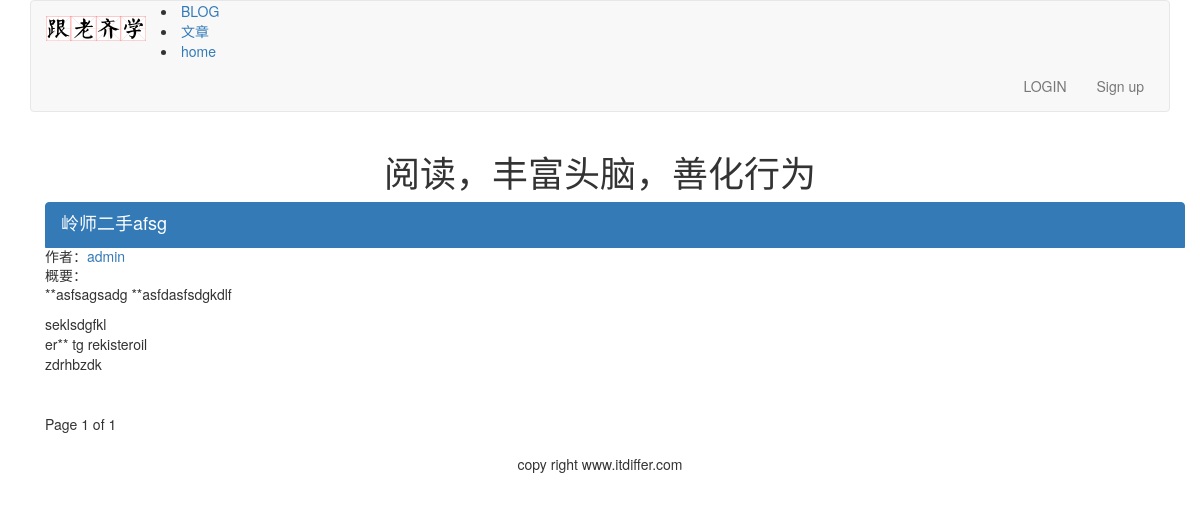
Page /article/list-article-titles/ on the earlier database version.
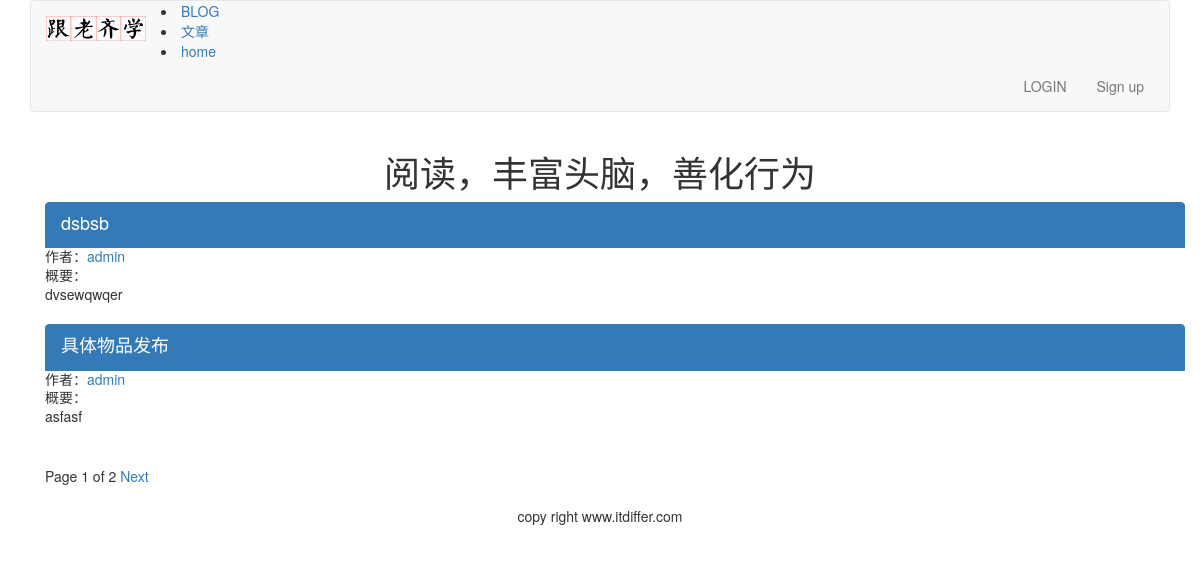
Same page on the later database version.
### article/models.py (models this page shows, shortened)
class ArticlePost(models.Model):
    author = models.ForeignKey(User,on_delete=models.CASCADE, related_name="article")
    title = models.CharField(max_length=200)
    slug = models.SlugField(max_length=500)
    column = models.ForeignKey(ArticleColumn, on_delete=models.CASCADE,related_name="article_column")
    body = models.TextField()
    created = models.DateTimeField(default=timezone.now())
    updated = models.DateTimeField(auto_now=True)
    users_like = models.ManyToManyField(User, related_name="articles_like", blank=True)
    class Meta:
        ordering = ("-updated",)
        index_together = (('id', 'slug'),)
    def get_url_path(self):
        return reverse("article:article_content", args=[self.id, self.slug])

### article/list_views.py (the view)
# urls.py: path('list-article-titles/', list_views.article_titles, name='article_titles'),
def article_titles(request, username=None):
    if username:
        user = User.objects.get(username=username)
        articles_title = ArticlePost.objects.filter(author=user)
        try:
            userinfo = user.userinfo
        except:
            userinfo = None
    else:
        articles_title = ArticlePost.objects.all()
    paginator = Paginator(articles_title, 2)
    page = request.GET.get('page')
    try:
        current_page = paginator.page(page)
        articles = current_page.object_list
    except PageNotAnInteger:
        current_page = paginator.page(1)
        articles = current_page.object_list
    except EmptyPage:
        current_page = paginator.page(paginator.num_pages)
        articles = current_page.object_list
    if username:
        return render(request, "article/list/author_articles.html", {"articles":articles, "page":current_page, "userinfo":userinfo, "user":user})
    return render(request, "article/list/article_titles.html", {"articles":articles, "page": current_page})

### templates/article/list/article_titles.html (shortened to what this page needs)
{% extends "base.html" %}
{% block content %}
<div class="row text-center vertical-middle-sm">
    <h1>阅读，丰富头脑，善化行为</h1>
</div>
<div class="container">
    {% for article in articles %}
    <div class="list-group">
        <a href="{{article.get_url_path}}" class="list-group-item active">
            <h4 class="list-group-item-heading">{{article.title}}</h4>
        </a>
        <p class="list-group-item-text">作者：<a href="{% url 'article:author_articles' article.author.username %}">{{article.author.username}}</a></p>
        <p class="list-group-item-text">概要：{{article.body|slice:'70'| linebreaks}}</p>
    </div>
    {% endfor %}
{% include "paginator.html" %}
</div>
{% endblock %}

### templates/base.html (shortened to what this page needs)
<!DOCTYPE html>
<html lang="zh-cn">
    <head>
    	<link rel="stylesheet" href="https://github.com/necolas/normalize.css/blog/master/normalize.css">
        <link rel="stylesheet" href="https://cdn.bootcss.com/bootstrap/3.3.7/css/bootstrap.min.css">
    </head>
    <body>
        {% include "header.html" %}
        <div class="container">
        	{% block content %}{% endblock %}
        </div>
        {% include "footer.html" %}
    </body>
</html>

### templates/header.html (shortened to what this page needs)
{% load static %}
<div class="container">
    <nav class="navbar navbar-default" role="navigation">
        <div class="navbar-header">
            <a class="navbar-brand" href="http://www.itdiffer.com"><img src="{% static '/images/logo.png' %}" width="100px"></a>
	</div>
	<div>
		<li><a href="{% url 'blog:blog_title' %}">BLOG</a></li>
    <li><a href="{% url 'article:article_titles' %}">文章</a></li>
    <li><a href="{% url 'home' %}">home</a></li>
        <ul class="nav navbar-nav navbar-right" style="margin-right:10px">
		{% if user.is_authenticated %}
		<li>
                    <div class="dropdown" style="margin-top:8px">
                        <button class='btn btn-default dropdown-toggle' type='button' id='dropdownMenu' data-toggle='dropdown'>{{ user.username }}<span class='caret'></span></button>
                        <ul class="dropdown-menu">
                            <li><a href="{% url 'account:password_change' %}">修改密码</a></li>
                            <li><a href="{% url 'account:my_information' %}">个人信息</a></li>
                        </ul>
                    </div>
                </li>
            <li><a href="#">{{user.username}}</a></li>
		<li><a href="{% url 'account:user_logout' %}">Logout</a></li>
		{% else %}
		<li><a href="{% url 'account:user_login' %}">LOGIN</a></li>
                <li><a href=" url 'account:user_register' %}">Sign up</a></li>
		{% endif %}
	    </ul>
    </div>
    </nav>
</div>

### templates/paginator.html (shortened to what this page needs)
<div class="pagination">
  <span class="step-links">
    <span class="current">
      Page {{ page.number }} of {{ page.paginator.num_pages }}
    </span>
    {% if page.has_next %}
    <a href="?page={{ page.next_page_number }}">Next</a>
    {% endif %}
  </span>
</div>

### templates/footer.html
<div class="container">
    <p class="text-center">copy right www.itdiffer.com</p>
</div>

Differences in the rows shown:
no longer on this page (row unchanged): ArticlePost: title "岭师二手afsg", author.username "admin", body "**asfsagsadg **asfdasfsdgkdlf seklsdgfkl er** tg rekisteroil zdrhbzdk"
added ArticlePost: title "dsbsb", author.username "admin", body "dvsewqwqer"
added ArticlePost: title "具体物品发布", author.username "admin", body "asfasf"
Other differences:
{{ page.paginator.num_pages }}: "1" → "2"
text now shown: "Next"
